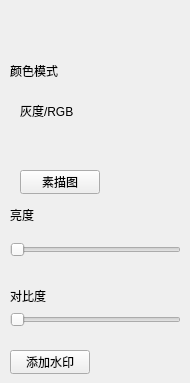
         <widget class="QWidget" name="page_3">
          <widget class="QLabel" name="label_10">
           <property name="geometry">
            <rect>
             <x>10</x>
             <y>50</y>
             <width>54</width>
             <height>41</height>
            </rect>
           </property>
           <property name="text">
            <string>颜色模式</string>
           </property>
          </widget>
          <widget class="QPushButton" name="sketchBtn">
           <property name="geometry">
            <rect>
             <x>20</x>
             <y>170</y>
             <width>80</width>
             <height>24</height>
            </rect>
           </property>
           <property name="styleSheet">
            <string notr="true">color: rgb(0, 0, 0);</string>
           </property>
           <property name="text">
            <string>素描图</string>
           </property>
          </widget>
          <widget class="QLabel" name="label_16">
           <property name="geometry">
            <rect>
             <x>10</x>
             <y>200</y>
             <width>42</width>
             <height>30</height>
            </rect>
           </property>
           <property name="text">
            <string>亮度</string>
           </property>
          </widget>
          <widget class="QSlider" name="horizontalSlider_bright">
           <property name="geometry">
            <rect>
             <x>10</x>
             <y>240</y>
             <width>171</width>
             <height>20</height>
            </rect>
           </property>
           <property name="orientation">
            <enum>Qt::Horizontal</enum>
           </property>
          </widget>
          <widget class="QLabel" name="label_17">
           <property name="geometry">
            <rect>
             <x>10</x>
             <y>280</y>
             <width>42</width>
             <height>31</height>
            </rect>
           </property>
           <property name="text">
            <string>对比度</string>
           </property>
          </widget>
          <widget class="QSlider" name="horizontalSlider_contrast">
           <property name="geometry">
            <rect>
             <x>10</x>
             <y>310</y>
             <width>171</width>
             <height>20</height>
            </rect>
           </property>
           <property name="minimumSize">
            <size>
             <width>0</width>
             <height>0</height>
            </size>
           </property>
           <property name="minimum">
            <number>100</number>
           </property>
           <property name="maximum">
            <number>300</number>
           </property>
           <property name="singleStep">
            <number>1</number>
           </property>
           <property name="orientation">
            <enum>Qt::Horizontal</enum>
           </property>
          </widget>
          <widget class="QPushButton" name="markBtn">
           <property name="geometry">
            <rect>
             <x>10</x>
             <y>350</y>
             <width>80</width>
             <height>24</height>
            </rect>
           </property>
           <property name="styleSheet">
            <string notr="true">color: rgb(0, 0, 0);</string>
           </property>
           <property name="text">
            <string>添加水印</string>
           </property>
          </widget>
          <widget class="QWidget" name="">
           <property name="geometry">
            <rect>
             <x>20</x>
             <y>90</y>
             <width>141</width>
             <height>41</height>
            </rect>
           </property>
           <layout class="QHBoxLayout" name="horizontalLayout_29">
            <item>
             <widget class="QLabel" name="label_15">
              <property name="text">
               <string>灰度/RGB</string>
              </property>
             </widget>
            </item>
            <item>
             <widget class="SwitchButton" name="rgb_allow" native="true"/>
            </item>
           </layout>
          </widget>
         </widget>
